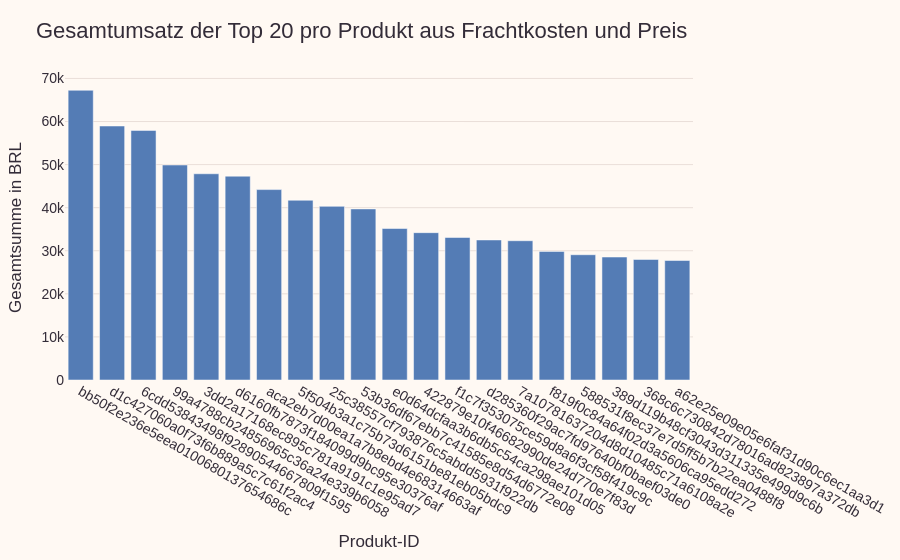
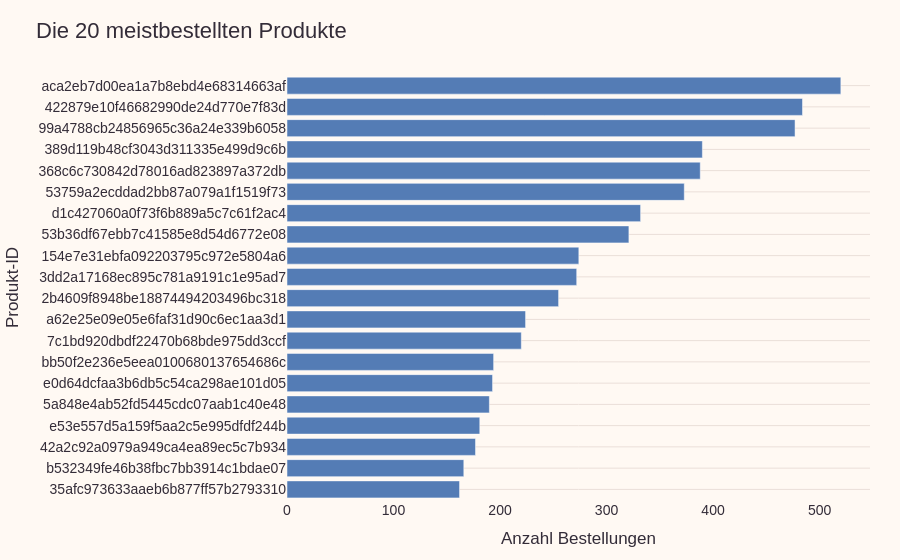

Here is the notebook cell these charts were saved with, in order:
### Markdown cell above
### Wie ist der Gesamtumsatz für die Top 20 Produkte aus?
- Das Produkt mit den höchsten Umsatz hat einen Wert von 67000 BRL.
- Der Gesamtumsatz nimmt pro weiteres Produkt langsam ab.
- 11 Produkte der am meisten bringenden Umsatz sind auch in den Top 20 meistbestellten Produkte drin.

### Code cell
draw_sales_volume_per_product_id()

### Figure 1 — Plotly figure (JSON) as saved in the notebook; plotly's stock layout.template omitted (floating-point values rounded to 4 significant figures)
{"data": [{"hovertemplate": "Produkt-ID=%{x}<br>Gesamtsumme in BRL=%{y}<extra></extra>", "legendgroup": "", "marker": {"color": "#547CB5", "pattern": {"shape": ""}}, "name": "", "orientation": "v", "showlegend": false, "textposition": "auto", "type": "bar", "x": ["bb50f2e236e5eea0100680137654686c", "d1c427060a0f73f6b889a5c7c61f2ac4", "6cdd53843498f92890544667809f1595", "99a4788cb24856965c36a24e339b6058", "3dd2a17168ec895c781a9191c1e95ad7", "d6160fb7873f184099d9bc95e30376af", "aca2eb7d00ea1a7b8ebd4e68314663af", "5f504b3a1c75b73d6151be81eb05bdc9", "25c38557cf793876c5abdd5931f922db", "53b36df67ebb7c41585e8d54d6772e08", "e0d64dcfaa3b6db5c54ca298ae101d05", "422879e10f46682990de24d770e7f83d", "f1c7f353075ce59d8a6f3cf58f419c9c", "d285360f29ac7fd97640bf0baef03de0", "7a10781637204d8d10485c71a6108a2e", "f819f0c84a64f02d3a5606ca95edd272", "588531f8ec37e7d5ff5b7b22ea0488f8", "389d119b48cf3043d311335e499d9c6b", "368c6c730842d78016ad823897a372db", "a62e25e09e05e6faf31d90c6ec1aa3d1"], "xaxis": "x", "y": [67260.0, 58960.0, 57930.0, 49910.0, 47880.0, 47310.0, 44200.0, 41730.0, 40310.0, 39710.0, 35160.0, 34200.0, 33090.0, 32510.0, 32330.0, 29850.0, 29080.0, 28540.0, 27980.0, 27740.0], "yaxis": "y"}], "layout": {"barmode": "relative", "legend": {"tracegroupgap": 0}, "title": {"text": "Gesamtumsatz der Top 20 pro Produkt aus Frachtkosten und Preis"}, "xaxis": {"anchor": "y", "domain": [0, 1], "title": {"text": "Produkt-ID"}}, "yaxis": {"anchor": "x", "domain": [0, 1], "title": {"text": "Gesamtsumme in BRL"}}}}

### Figure 2 — Plotly figure (JSON) as saved in the notebook; plotly's stock layout.template omitted (floating-point values rounded to 4 significant figures)
{"data": [{"hovertemplate": "Anzahl Bestellungen=%{x}<br>Produkt-ID=%{y}<extra></extra>", "legendgroup": "", "marker": {"color": "#547CB5", "pattern": {"shape": ""}}, "name": "", "orientation": "h", "showlegend": false, "textposition": "auto", "type": "bar", "x": [520, 484, 477, 390, 388, 373, 332, 321, 274, 272, 255, 224, 220, 194, 193, 190, 181, 177, 166, 162], "xaxis": "x", "y": ["aca2eb7d00ea1a7b8ebd4e68314663af", "422879e10f46682990de24d770e7f83d", "99a4788cb24856965c36a24e339b6058", "389d119b48cf3043d311335e499d9c6b", "368c6c730842d78016ad823897a372db", "53759a2ecddad2bb87a079a1f1519f73", "d1c427060a0f73f6b889a5c7c61f2ac4", "53b36df67ebb7c41585e8d54d6772e08", "154e7e31ebfa092203795c972e5804a6", "3dd2a17168ec895c781a9191c1e95ad7", "2b4609f8948be18874494203496bc318", "a62e25e09e05e6faf31d90c6ec1aa3d1", "7c1bd920dbdf22470b68bde975dd3ccf", "bb50f2e236e5eea0100680137654686c", "e0d64dcfaa3b6db5c54ca298ae101d05", "5a848e4ab52fd5445cdc07aab1c40e48", "e53e557d5a159f5aa2c5e995dfdf244b", "42a2c92a0979a949ca4ea89ec5c7b934", "b532349fe46b38fbc7bb3914c1bdae07", "35afc973633aaeb6b877ff57b2793310"], "yaxis": "y"}], "layout": {"barmode": "relative", "legend": {"tracegroupgap": 0}, "title": {"text": "Die 20 meistbestellten Produkte"}, "xaxis": {"anchor": "y", "domain": [0, 1], "title": {"text": "Anzahl Bestellungen"}}, "yaxis": {"anchor": "x", "autorange": "reversed", "domain": [0, 1], "title": {"text": "Produkt-ID"}}}}
